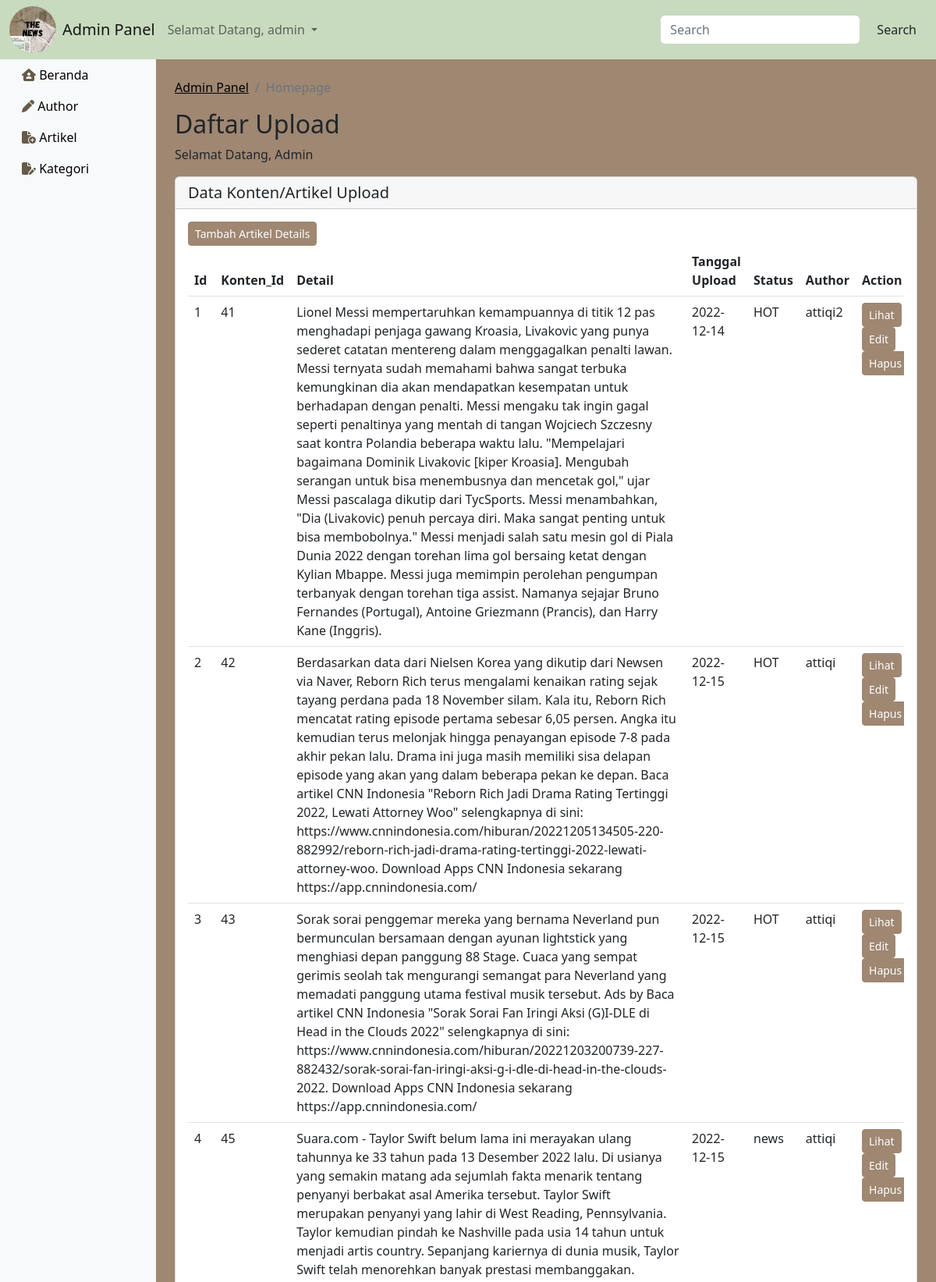
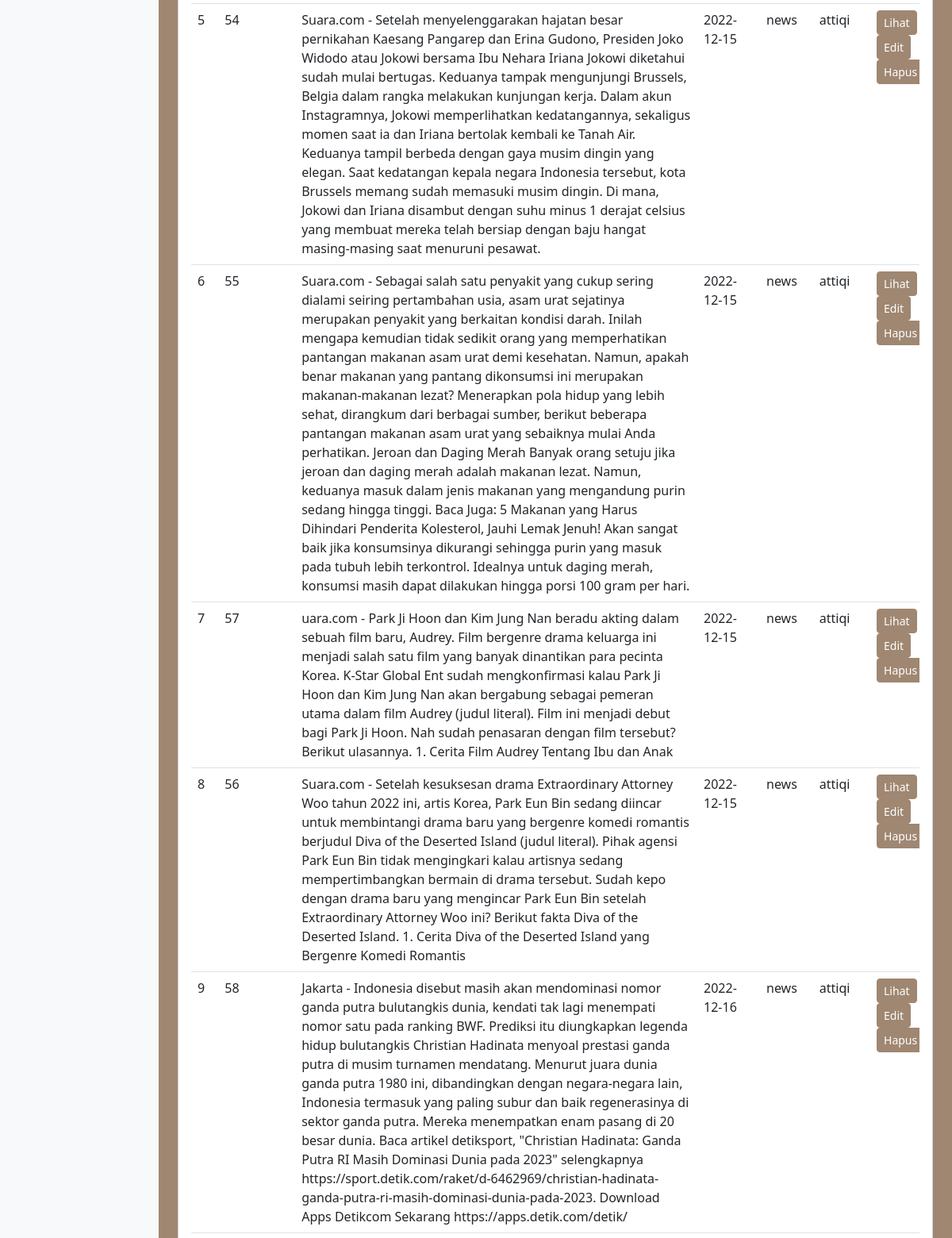
The app's page /admin/artikel.php (signed in, upper part) with its own data (2 pictures, top to bottom).
### tables this page shows
CREATE TABLE `artikel` (
  `id` int(11) NOT NULL,
  `konten_id` int(2) NOT NULL,
  `detail` longtext NOT NULL,
  `tanggal_up` date NOT NULL,
  `status` varchar(20) NOT NULL,
  `author` varchar(20) NOT NULL
);

### admin/artikel.php (the view, shortened to what this page needs)
<!doctype html>
<html lang="en">
  <head>
    <link href="https://cdn.jsdelivr.net/npm/bootstrap@5.2.3/dist/css/bootstrap.min.css" rel="stylesheet">
    <link rel="stylesheet" href="https://cdnjs.cloudflare.com/ajax/libs/font-awesome/6.2.1/css/all.min.css" />
  </head>
  <body>
    <?php
      include '../connect.php';
    $sql= "SELECT * FROM artikel";
    $datas = $koneksi_server->query($sql);
     ?>
      <nav class="navbar navbar-expand-lg" style="background-color: #C8DBBE;">
        <div class="container-fluid">
          <img src="../img/The News.jpg" height="60" width="60" style="border-radius: 3rem;">
          <a class="navbar-brand m-2" href="#">Admin Panel</a>
          <div class="collapse navbar-collapse" id="navbarSupportedContent">
            <ul class="navbar-nav me-auto mb-2 mb-lg-0">
              <li class="nav-item dropdown">
                <a class="nav-link dropdown-toggle" href="#" role="button" data-bs-toggle="dropdown" aria-expanded="false">
                  Selamat Datang, <?php echo ($_SESSION['USER'])?>
                </a>
              </li>
            </ul>
            <form class="d-flex" role="search">
              <input class="form-control me-2" type="search" placeholder="Search" aria-label="Search">
              <button class="btn" type="submit">Search</button>
            </form>
          </div>
        </div>
      </nav>
      <div class="container-fluid" style="background-color: #9F8772">
        <div class="row">
          <nav id="sidebar" class="col-md-3 col-lg-2 d-md-block bg-light sidebar collapse">
            <div class="position-sticky" >
              <ul class="nav flex-column">
                <li class="nav-item">
                  <a class="nav-link active" aria-current="page" href="http://localhost/Finalpro/admin/dashboard.php">
                    <i class="fa-solid fa-house-user" style="color: #665A48;"></i>
                    <span style="color: black;">Beranda</span>
                  </a>
                </li>
                <li class="nav-item">
                  <a class="nav-link" aria-current="page" href="http://localhost/Finalpro/admin/author.php">
                    <i class="fa-solid fa-pen" style="color: #665A48;"></i>
                    <span style="color: black;">Author</span>
                  </a>
                </li>
                <li class="nav-item">
                  <a class="nav-link" aria-current="page" href="http://localhost/Finalpro/admin/artikel.php">
                    <i class="fa-solid fa-file-circle-plus" style="color: #665A48;"></i>
                    <span style="color: black;">Artikel</span>
                  </a>
                </li>
                <li class="nav-item">
                  <a class="nav-link" aria-current="page" href="http://localhost/Finalpro/admin/kategori.php">
                    <i class="fa-solid fa-file-pen" style="color: #665A48;"></i>
                    <span style="color: black;">Kategori</span>
                  </a>
                </li>
              </ul>
            </div>
          </nav>
          <main class="col-md-9 ms-sm-auto col-lg-10 px-md-4 py-4">
            <nav aria-label="breadcrumb">
              <ol class="breadcrumb">
                <li class="breadcrumb-item"><a href="../dashboard.php" style="color: black;">Admin Panel</a></li>
                <li class="breadcrumb-item active" aria-current="page">Homepage</li>
              </ol>
            </nav>
            <h1 class="h2">Daftar Upload</h1>
            <p>Selamat Datang, Admin</p>
            <div class="row">
              <div class="col-12 col-xl-12 mb-4 mb-lg-0">
                <div class="card">
                  <h5 class="card-header">Data Konten/Artikel Upload</h5>
                  <div class="card-body">
                    <a href="tambah_artikel.php" class="btn btn-sm btn-primary" style="background: #9F8772; border-color: #9F8772;"> Tambah Artikel Details</a>
                    <div class="table-responsive">
                      <table class="table">
                        <thead>
                          <tr>
                            <th scope="col">Id</th>
                            <th scope="col">Konten_Id</th>
                            <th scope="col">Detail</th>
                            <th scope="col">Tanggal Upload</th>
                            <th scope="col">Status</th>
                            <th scope="col">Author</th>
                            <th scope="col">Action</th>
                          </tr>
                        </thead>
                        <tbody>
                          <?php
                            foreach ($datas as $key => $data){
                            echo'
                              <tr>
                                <td>'.($key+1).'</td>
                                <td>'.$data['konten_id'].'</td>
                                <td>'.$data['detail'].'</td>
                                <td>'.$data['tanggal_up'].'</td>
                                <td>'.$data['status'].'</td>
                                <td>'.$data['author'].'</td>
                                  <td>
                                    <a href="show_artikel.php? id='.$data['id'].'" class="btn btn-sm btn-primary"style="background: #9F8772; border-color: #9F8772;">Lihat</a>
                                    <a href="edit_artikel.php? id='.$data['id'].'" class="btn btn-sm btn-primary"style="background: #9F8772; border-color: #9F8772;">Edit</a>
                                    <a href="del_artikel.php? id='.$data['id'].'" class="btn btn-sm btn-primary"style="background: #9F8772; border-color: #9F8772;">Hapus</a>
                                  </td>
                              </tr>
                            ';
                          }
                          ?>
                        </tbody>
                      </table>
                    </div>
                  </div>
                </div>
              </div>
            </div>
          </main>
      </div>
    </div>
   </body>
</html>

### records on screen
artikel: konten "41", detail "Lionel Messi mempertaruhkan kemampuannya di titik 12 pas menghadapi penjaga gawang Kroasia, Livakovic yang punya sederet catatan mentereng dalam menggagalkan penalti lawan. Messi ternyata sudah memahami bahwa sangat terbuka kemungkinan dia akan mendapatkan kesempatan untuk berhadapan dengan penalti. Messi mengaku tak ingin gagal seperti penaltinya yang mentah di tangan Wojciech Szczesny saat kontra Polandia beberapa waktu lalu. \"Mempelajari bagaimana Dominik Livakovic [kiper Kroasia]. Mengubah serangan untuk bisa menembusnya dan mencetak gol,\" ujar Messi pascalaga dikutip dari TycSports. Messi menambahkan, \"Dia (Livakovic) penuh percaya diri. Maka sangat penting untuk bisa membobolnya.\"…", tanggal_up "2022-12-14", status "HOT", author "attiqi2"
artikel: konten "42", detail "Berdasarkan data dari Nielsen Korea yang dikutip dari Newsen via Naver, Reborn Rich terus mengalami kenaikan rating sejak tayang perdana pada 18 November silam. Kala itu, Reborn Rich mencatat rating episode pertama sebesar 6,05 persen. Angka itu kemudian terus melonjak hingga penayangan episode 7-8 pada akhir pekan lalu. Drama ini juga masih memiliki sisa delapan episode yang akan yang dalam beberapa pekan ke depan. Baca artikel CNN Indonesia \"Reborn Rich Jadi Drama Rating Tertinggi 2022, Lewati Attorney Woo\" selengkapnya di sini: https://www.cnnindonesia.com/hiburan/20221205134505-220-882992/reborn-rich-jadi-drama-rating-tertinggi-2022-lewati-attorney-woo. Download Apps CNN Indonesia…", tanggal_up "2022-12-15", status "HOT", author "attiqi"
artikel: konten "43", detail "Sorak sorai penggemar mereka yang bernama Neverland pun bermunculan bersamaan dengan ayunan lightstick yang menghiasi depan panggung 88 Stage. Cuaca yang sempat gerimis seolah tak mengurangi semangat para Neverland yang memadati panggung utama festival musik tersebut. Ads by Baca artikel CNN Indonesia \"Sorak Sorai Fan Iringi Aksi (G)I-DLE di Head in the Clouds 2022\" selengkapnya di sini: https://www.cnnindonesia.com/hiburan/20221203200739-227-882432/sorak-sorai-fan-iringi-aksi-g-i-dle-di-head-in-the-clouds-2022. Download Apps CNN Indonesia sekarang https://app.cnnindonesia.com/", tanggal_up "2022-12-15", status "HOT", author "attiqi"
artikel: konten "45", detail "Suara.com - Taylor Swift belum lama ini merayakan ulang tahunnya ke 33 tahun pada 13 Desember 2022 lalu. Di usianya yang semakin matang ada sejumlah fakta menarik tentang penyanyi berbakat asal Amerika tersebut. Taylor Swift merupakan penyanyi yang lahir di West Reading, Pennsylvania. Taylor kemudian pindah ke Nashville pada usia 14 tahun untuk menjadi artis country. Sepanjang kariernya di dunia musik, Taylor Swift telah menorehkan banyak prestasi membanggakan.", tanggal_up "2022-12-15", status "news", author "attiqi"
artikel: konten "54", detail "Suara.com - Setelah menyelenggarakan hajatan besar pernikahan Kaesang Pangarep dan Erina Gudono, Presiden Joko Widodo atau Jokowi bersama Ibu Nehara Iriana Jokowi diketahui sudah mulai bertugas. Keduanya tampak mengunjungi Brussels, Belgia dalam rangka melakukan kunjungan kerja. Dalam akun Instagramnya, Jokowi memperlihatkan kedatangannya, sekaligus momen saat ia dan Iriana bertolak kembali ke Tanah Air. Keduanya tampil berbeda dengan gaya musim dingin yang elegan. Saat kedatangan kepala negara Indonesia tersebut, kota Brussels memang sudah memasuki musim dingin. Di mana, Jokowi dan Iriana disambut dengan suhu minus 1 derajat celsius yang membuat mereka telah bersiap dengan baju hangat…", tanggal_up "2022-12-15", status "news", author "attiqi"
artikel: konten "55", detail "Suara.com - Sebagai salah satu penyakit yang cukup sering dialami seiring pertambahan usia, asam urat sejatinya merupakan penyakit yang berkaitan kondisi darah. Inilah mengapa kemudian tidak sedikit orang yang memperhatikan pantangan makanan asam urat demi kesehatan. Namun, apakah benar makanan yang pantang dikonsumsi ini merupakan makanan-makanan lezat? Menerapkan pola hidup yang lebih sehat, dirangkum dari berbagai sumber, berikut beberapa pantangan makanan asam urat yang sebaiknya mulai Anda perhatikan. Jeroan dan Daging Merah Banyak orang setuju jika jeroan dan daging merah adalah makanan lezat. Namun, keduanya masuk dalam jenis makanan yang mengandung purin sedang hingga tinggi. Baca…", tanggal_up "2022-12-15", status "news", author "attiqi"
artikel: konten "57", detail "uara.com - Park Ji Hoon dan Kim Jung Nan beradu akting dalam sebuah film baru, Audrey. Film bergenre drama keluarga ini menjadi salah satu film yang banyak dinantikan para pecinta Korea. K-Star Global Ent sudah mengkonfirmasi kalau Park Ji Hoon dan Kim Jung Nan akan bergabung sebagai pemeran utama dalam film Audrey (judul literal). Film ini menjadi debut bagi Park Ji Hoon. Nah sudah penasaran dengan film tersebut? Berikut ulasannya. 1. Cerita Film Audrey Tentang Ibu dan Anak", tanggal_up "2022-12-15", status "news", author "attiqi"
artikel: konten "56", detail "Suara.com - Setelah kesuksesan drama Extraordinary Attorney Woo tahun 2022 ini, artis Korea, Park Eun Bin sedang diincar untuk membintangi drama baru yang bergenre komedi romantis berjudul Diva of the Deserted Island (judul literal). Pihak agensi Park Eun Bin tidak mengingkari kalau artisnya sedang mempertimbangkan bermain di drama tersebut. Sudah kepo dengan drama baru yang mengincar Park Eun Bin setelah Extraordinary Attorney Woo ini? Berikut fakta Diva of the Deserted Island. 1. Cerita Diva of the Deserted Island yang Bergenre Komedi Romantis", tanggal_up "2022-12-15", status "news", author "attiqi"
artikel: konten "58", detail "Jakarta - Indonesia disebut masih akan mendominasi nomor ganda putra bulutangkis dunia, kendati tak lagi menempati nomor satu pada ranking BWF. Prediksi itu diungkapkan legenda hidup bulutangkis Christian Hadinata menyoal prestasi ganda putra di musim turnamen mendatang. Menurut juara dunia ganda putra 1980 ini, dibandingkan dengan negara-negara lain, Indonesia termasuk yang paling subur dan baik regenerasinya di sektor ganda putra. Mereka menempatkan enam pasang di 20 besar dunia. Baca artikel detiksport, \"Christian Hadinata: Ganda Putra RI Masih Dominasi Dunia pada 2023\" selengkapnya https://sport.detik.com/raket/d-6462969/christian-hadinata-ganda-putra-ri-masih-dominasi-dunia-pada-2023.…", tanggal_up "2022-12-16", status "news", author "attiqi"

### other values on screen
$_SESSION['USER'] "admin"
